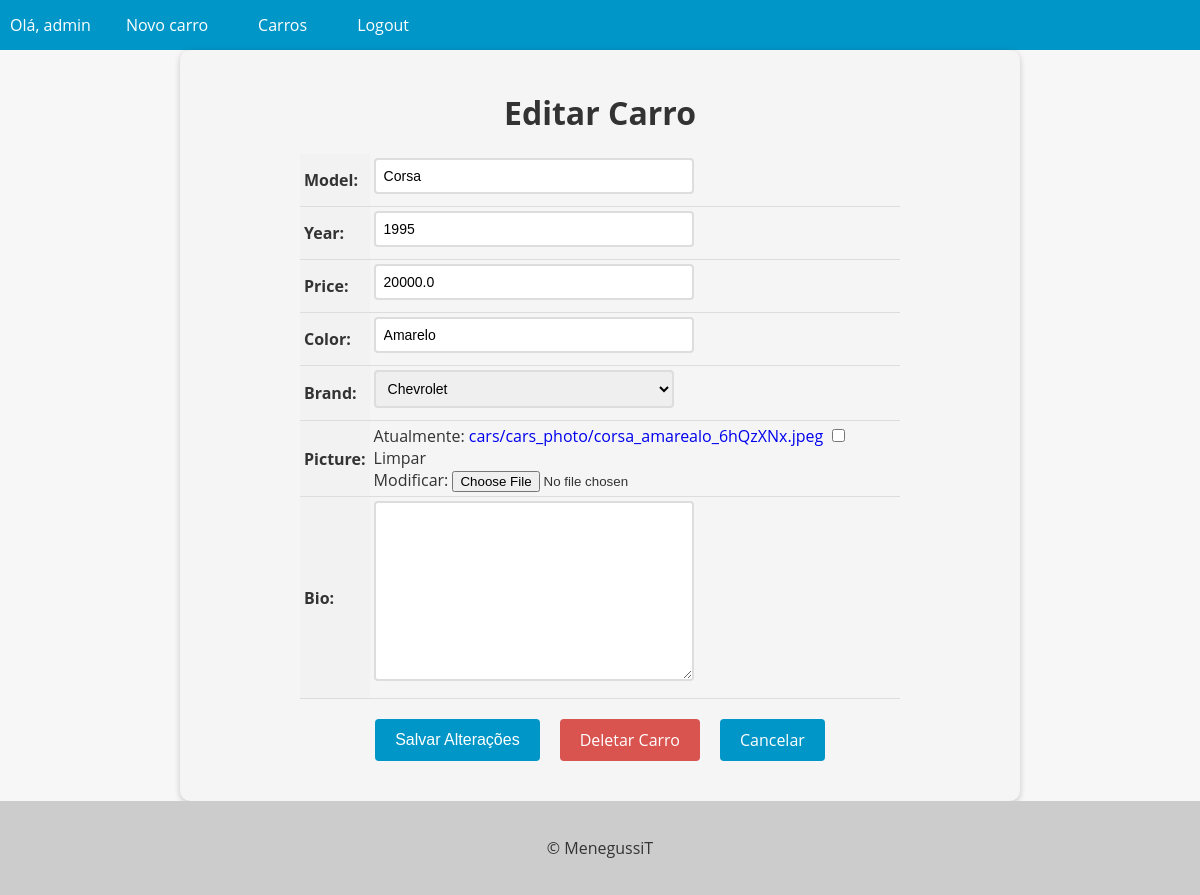
Page /cars/14/update/ (signed in) on the earlier database version.
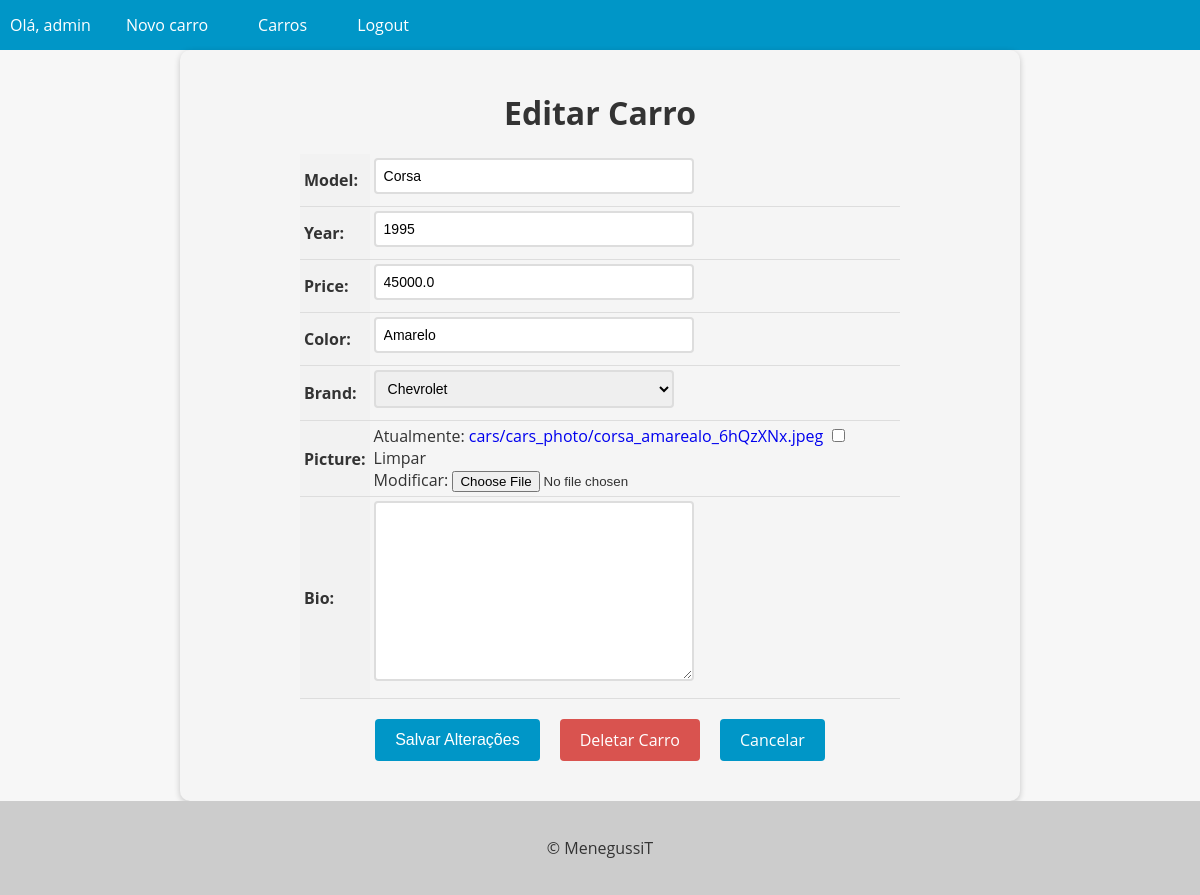
Same page on the later database version.
### cars/models.py (models this page shows, shortened)
class Cars(models.Model):
    id = models.AutoField(primary_key=True)
    model = models.CharField(max_length=100)
    year = models.IntegerField()
    price = models.FloatField(blank=True, null=True)
    color = models.CharField(max_length=50)
    brand = models.ForeignKey(Brand, on_delete=models.PROTECT, related_name='car_brand')
    picture = models.ImageField(upload_to='cars/cars_photo', blank=True, null=True, default='cars/cars_photo/default.jpg')
    bio = models.TextField(blank=True, null=True)

### cars/views.py (the view, shortened to what this page needs)
# urls.py: path('cars/<int:pk>/update/', CarUpdateView.as_view(), name='car_update'),
@method_decorator(login_required(login_url='login'), name='dispatch')
class CarUpdateView(UpdateView):
    model = Cars
    form_class = CarModelForm
    template_name = 'car_update.html'

### cars/forms.py (shortened to what this page needs)
class CarModelForm(forms.ModelForm):
    class Meta:
        model = Cars
        fields = '__all__'

### cars/models.py (called while the page is built)
    def __str__(self):
        return self.name

### cars/templates/car_update.html (shortened to what this page needs)
{% extends "base.html" %}
{% block content %}
  <form method="post" enctype="multipart/form-data">
    <h1>Editar Carro</h1>
    <table>
      {{ form.as_table }}
    </table>
    <div>
      <div class="buttons-container">
        <input type="submit" value="Salvar Alterações" class="btn btn-primary">
        <a href="{% url 'car_delete' pk=object.pk %}" class="btn btn-danger">Deletar Carro</a>
        <a href="{% url 'cars_list' %}" class="btn btn-secondary">Cancelar</a>
      </div>
    </div>
  </form>
{% endblock %}

Differences in the rows shown:
changed Cars "Corsa": price "20000.0" → "45000.0"
